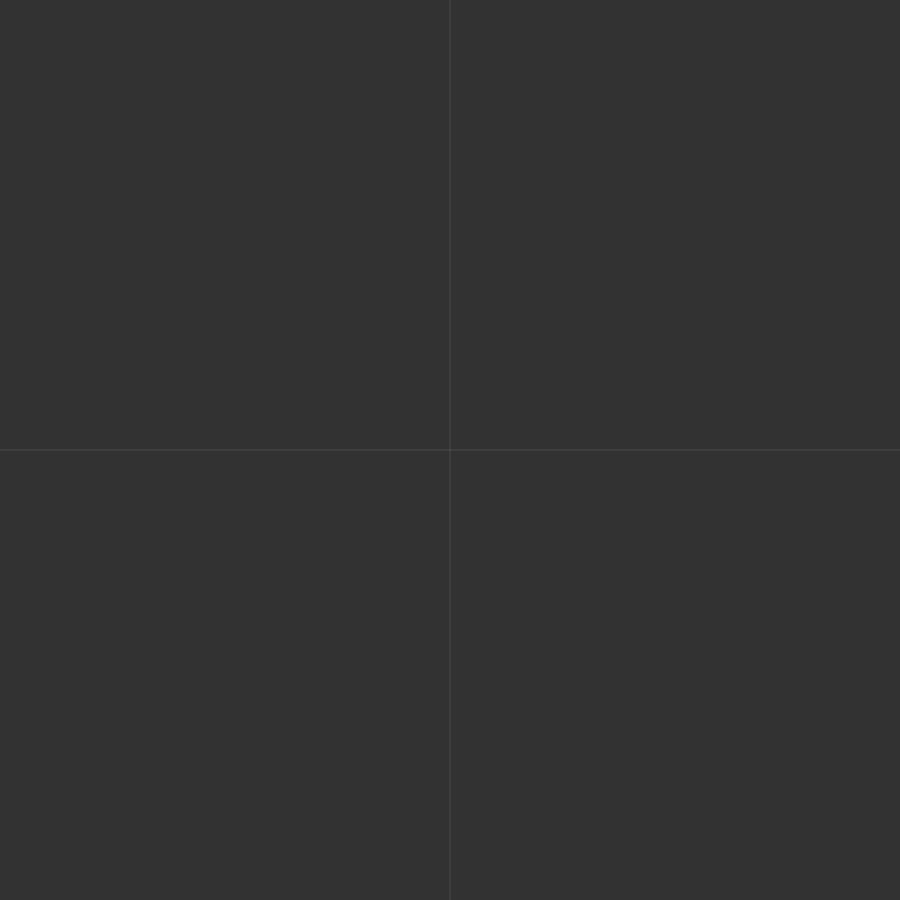
Frame 1 (no input)
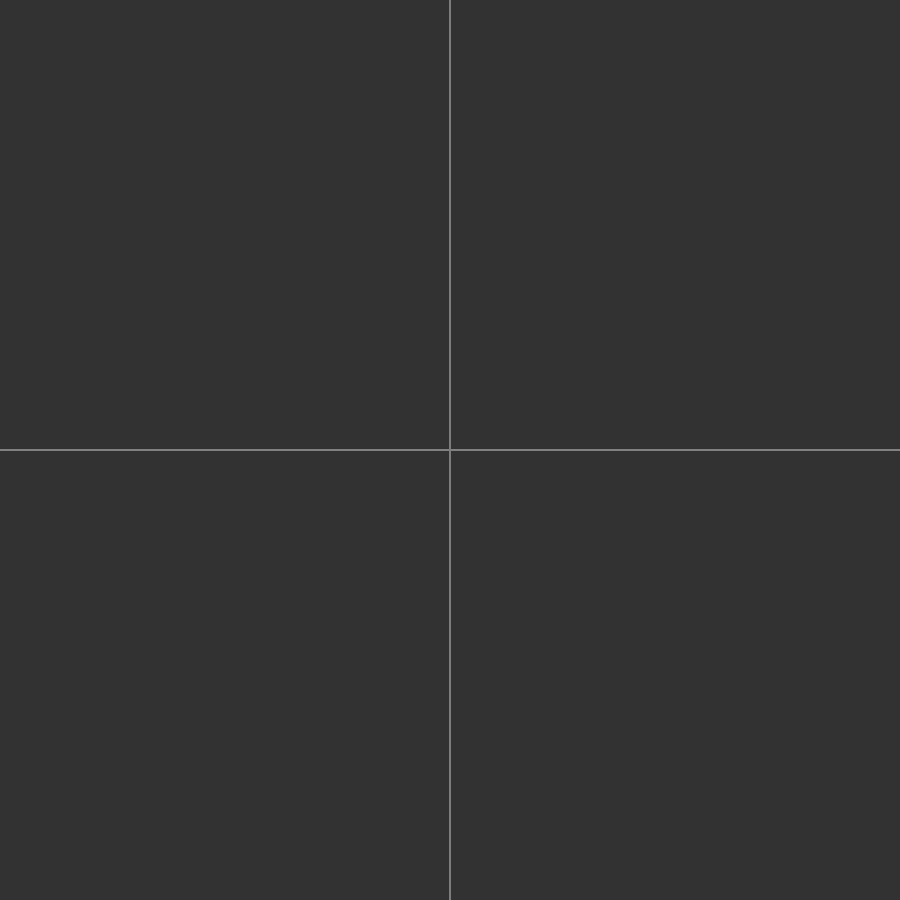
Frame 60 (no input)
Frame 120 (the mouse pressed at the canvas centre since frame 60): identical to frame 60, image omitted

The p5.js sketch that drew these frames (run headless with seeded random() and noise() and a simulated clock; from frame 60 on, the mouse is pressed at the canvas centre):

// p5.js sketch
// ── sketch.js
var current = ['F', 'R', 'F']
// var current = [...'FRFRFRF']
var next = [] 
var count = 0
var posY = 20
var s = []

function setup() {
    
	createCanvas(900, 900);
	angleMode(DEGREES)

	background(50);
	stroke(255, 100);
	strokeWeight(0.5)
	noFill();

}


function draw() {

	stroke("grey")
	strokeWeight(0.3)
	line(0, height/2, width, height/2)
	line(width/2, 0, width/2, height)

	var step_size = 2 
	var tx = width/2
	var ty = height
	var angle = 30 

	var ta = 90 

	if (count > 0) {
		// console.log(current)
		stroke("pink")
		strokeWeight(1)
		for (var c of current) {
			if (c == 'F') {
				var new_x = tx + (step_size * cos(ta))
				var new_y = ty - (step_size * sin(ta))
				line(tx, ty, new_x, new_y)
				tx = new_x
				ty = new_y

			} else if (c == 'L') {
				ta += angle

			} else if (c == 'R') {
				ta -= angle
			} else if (c == '[') {
				s.push(tx)
				s.push(ty)
				s.push(ta)
			} else if (c == ']') {
				ta = s.pop()
				ty = s.pop()
				tx = s.pop()
			} else {

			}


		}
	}


}

function mouseClicked() {

	next = []
	for (var c of current) {
		if (c == 'F') {
			// next.push('R', 'F', 'L', 'F')
			// next.push('F', '[', 'L', 'F', ']', 'F', '[', 'R', 'F', ']')
			next.push(...'F[LF]F[RF]')
			// next.push(...'FRFLFLFFRFRFLF')
			// next.push(...'FLFFRFFRFRFLFLFFRFRFLFLFFLFFRF')
		} else {
			next.push(c)
		}
	}

	current = next
	count++

	// console.log(Array.isArray(current))
}
